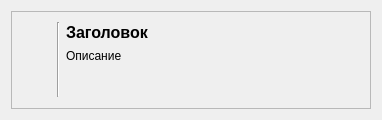
<?xml version="1.0" encoding="UTF-8"?>
<ui version="4.0">
 <class>Notification</class>
 <widget class="QWidget" name="Notification">
  <property name="geometry">
   <rect>
    <x>0</x>
    <y>0</y>
    <width>382</width>
    <height>120</height>
   </rect>
  </property>
  <property name="sizePolicy">
   <sizepolicy hsizetype="Expanding" vsizetype="Minimum">
    <horstretch>0</horstretch>
    <verstretch>0</verstretch>
   </sizepolicy>
  </property>
  <property name="minimumSize">
   <size>
    <width>382</width>
    <height>120</height>
   </size>
  </property>
  <property name="maximumSize">
   <size>
    <width>385</width>
    <height>300</height>
   </size>
  </property>
  <property name="windowTitle">
   <string>Form</string>
  </property>
  <layout class="QGridLayout" name="gridLayout">
   <item row="0" column="4">
    <widget class="QFrame" name="horizontalFrame">
     <property name="sizePolicy">
      <sizepolicy hsizetype="Expanding" vsizetype="Minimum">
       <horstretch>0</horstretch>
       <verstretch>0</verstretch>
      </sizepolicy>
     </property>
     <property name="frameShape">
      <enum>QFrame::Shape::StyledPanel</enum>
     </property>
     <layout class="QHBoxLayout" name="horizontalLayout_2">
      <item>
       <widget class="QLabel" name="lb_icon">
        <property name="sizePolicy">
         <sizepolicy hsizetype="Preferred" vsizetype="Minimum">
          <horstretch>0</horstretch>
          <verstretch>0</verstretch>
         </sizepolicy>
        </property>
        <property name="minimumSize">
         <size>
          <width>30</width>
          <height>30</height>
         </size>
        </property>
        <property name="maximumSize">
         <size>
          <width>30</width>
          <height>30</height>
         </size>
        </property>
        <property name="text">
         <string/>
        </property>
        <property name="pixmap">
         <pixmap resource="resources.qrc">:/res/icons/icon-hr.png.png</pixmap>
        </property>
        <property name="scaledContents">
         <bool>true</bool>
        </property>
       </widget>
      </item>
      <item>
       <widget class="Line" name="line">
        <property name="maximumSize">
         <size>
          <width>16777215</width>
          <height>75</height>
         </size>
        </property>
        <property name="orientation">
         <enum>Qt::Orientation::Vertical</enum>
        </property>
       </widget>
      </item>
      <item>
       <layout class="QVBoxLayout" name="verticalLayout">
        <item>
         <widget class="QLabel" name="lb_title">
          <property name="sizePolicy">
           <sizepolicy hsizetype="Expanding" vsizetype="Minimum">
            <horstretch>0</horstretch>
            <verstretch>0</verstretch>
           </sizepolicy>
          </property>
          <property name="font">
           <font>
            <pointsize>12</pointsize>
            <bold>true</bold>
           </font>
          </property>
          <property name="text">
           <string>Заголовок</string>
          </property>
         </widget>
        </item>
        <item>
         <widget class="QLabel" name="lb_content">
          <property name="sizePolicy">
           <sizepolicy hsizetype="Expanding" vsizetype="Minimum">
            <horstretch>0</horstretch>
            <verstretch>0</verstretch>
           </sizepolicy>
          </property>
          <property name="text">
           <string>Описание</string>
          </property>
          <property name="alignment">
           <set>Qt::AlignmentFlag::AlignLeading|Qt::AlignmentFlag::AlignLeft|Qt::AlignmentFlag::AlignTop</set>
          </property>
          <property name="wordWrap">
           <bool>true</bool>
          </property>
         </widget>
        </item>
        <item>
         <layout class="QHBoxLayout" name="horizontalLayout_3">
          <property name="topMargin">
           <number>0</number>
          </property>
          <item>
           <widget class="QPushButton" name="btn_2">
            <property name="enabled">
             <bool>false</bool>
            </property>
            <property name="sizePolicy">
             <sizepolicy hsizetype="Minimum" vsizetype="Minimum">
              <horstretch>0</horstretch>
              <verstretch>0</verstretch>
             </sizepolicy>
            </property>
            <property name="maximumSize">
             <size>
              <width>16777215</width>
              <height>30</height>
             </size>
            </property>
            <property name="text">
             <string/>
            </property>
            <property name="flat">
             <bool>true</bool>
            </property>
           </widget>
          </item>
          <item>
           <spacer name="horizontalSpacer">
            <property name="orientation">
             <enum>Qt::Orientation::Horizontal</enum>
            </property>
            <property name="sizeType">
             <enum>QSizePolicy::Policy::Expanding</enum>
            </property>
            <property name="sizeHint" stdset="0">
             <size>
              <width>40</width>
              <height>20</height>
             </size>
            </property>
           </spacer>
          </item>
          <item>
           <widget class="QPushButton" name="btn_close">
            <property name="sizePolicy">
             <sizepolicy hsizetype="Minimum" vsizetype="Minimum">
              <horstretch>0</horstretch>
              <verstretch>0</verstretch>
             </sizepolicy>
            </property>
            <property name="maximumSize">
             <size>
              <width>30</width>
              <height>30</height>
             </size>
            </property>
            <property name="layoutDirection">
             <enum>Qt::LayoutDirection::LeftToRight</enum>
            </property>
            <property name="text">
             <string/>
            </property>
            <property name="icon">
             <iconset theme="QIcon::ThemeIcon::EditClear"/>
            </property>
            <property name="flat">
             <bool>true</bool>
            </property>
           </widget>
          </item>
         </layout>
        </item>
       </layout>
      </item>
     </layout>
    </widget>
   </item>
  </layout>
 </widget>
 <resources>
  <include location="resources.qrc"/>
 </resources>
 <connections/>
</ui>
